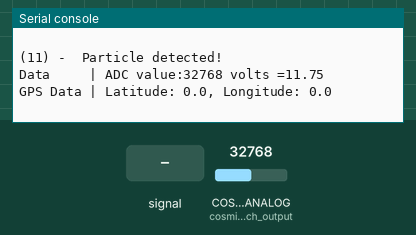
This program was run on a simulated Raspberry Pi Pico running CircuitPython. Parts: the last lines printed to the serial console. The inputs (shaded band) are chosen by the test bench; at power-on: COSMIC_ANALOG (cosmic_watch_output) = 32768 (analog values on the 0–65535 scale). Files the program writes start out absent; the GPS gets a fix after 3 s at 37.7749, -122.4194 with 8 satellites; files that are not in the repository are absent.

Above: at 1.2 s.
1.3 s: COSMIC_ANALOG (cosmic_watch_output) fed a 200 Hz sine of ±29490 counts around its level
At 3.24 s:
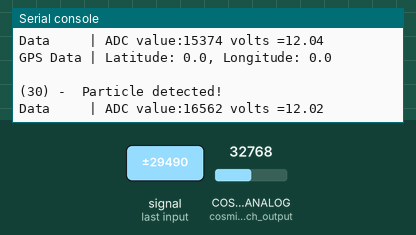
3.6 s: COSMIC_ANALOG (cosmic_watch_output) set to 45874
At 3.69 s:
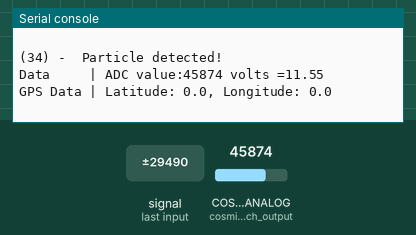
5.1 s: COSMIC_ANALOG (cosmic_watch_output) fed a 1000 Hz sine of ±16383 counts around its level
6.6 s: COSMIC_ANALOG (cosmic_watch_output) set to 57670
At 6.6 s:
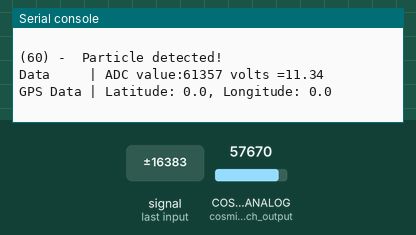
Timing chart, 0 to 9.1 s (numbered marks = the images above; inputs shaded):
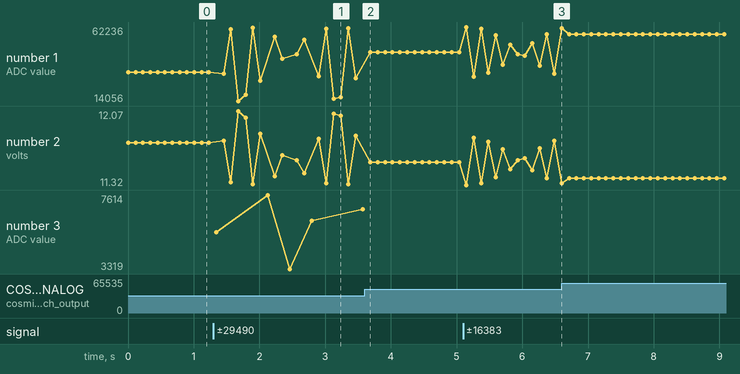

Measured:
- after the input at 1.3 s, the serial console: prints a new line at once (image 1)
- after the input at 3.6 s, the serial console: prints a new line after 0.09 s (image 2)
- plotted number 1: 32768 → 28815 after the input at 1.3 s, 28815 → 45874 after the input at 3.6 s, 45874 → 61357 after the input at 5.1 s
- plotted number 2: 11.75 → 11.82 after the input at 1.3 s, 11.82 → 11.55 after the input at 3.6 s

The program:

CygnetBoardFinal.py
```python
import time
import board
import busio
import analogio
import adafruit_gps
import digitalio
import storage
import adafruit_sdcard
import math

# UART 1 -> GPS
# UART 0 -> proves


# Global variables
write_to_file = True
sdcard_mounted = False
counter = 0
SIGNAL_THRESHOLD = 1000

cal = [-9.085681659276021e-27, 4.6790804314609205e-23, -1.0317125207013292e-19,
  1.2741066484319192e-16, -9.684460759517656e-14, 4.6937937442284284e-11, -1.4553498837275352e-08,
   2.8216624998078298e-06, -0.000323032620672037, 0.019538631135788468, -0.3774384056850066, 12.324891083404246]

# Hardware initialization
cosmic_watch_output = analogio.AnalogIn(board.COSMIC_ANALOG)

uart1 = busio.UART(board.TX1, board.RX1, baudrate=9600, timeout=0)
uart0 = busio.UART(board.TX0, board.RX0, baudrate=9600, timeout=10)


def get_sipm_voltage(adc_raw):
    v = 0.0
    voltage_in = (adc_raw / 65535) * 3.3  # scale to volts

    for i in cal:
        v = v * voltage_in + i
    return v


def Initialize_SDCard():
    global sdcard_mounted
    try:
        cs = digitalio.DigitalInOut(board.GP1)
        spi = busio.SPI(board.GP2, board.GP3, board.GP0)
        sdcard = adafruit_sdcard.SDCard(spi, cs)
        vfs = storage.VfsFat(sdcard)
        storage.mount(vfs, "/sd")
        sdcard_mounted = True
        print("SD card mounted successfully")
        return True
    except Exception as e:
        print(f"SD card initialization failed: {e}")
        sdcard_mounted = False
        return False

def Initialize_GPS():
    try:
        gps = adafruit_gps.GPS(uart1, debug=False)
        gps.send_command(b'PMTK314,0,1,0,1,0,0,0,0,0,0,0,0,0,0,0,0,0,0,0')
        gps.send_command(b'PMTK220,1000')
        print("GPS initialized successfully")
        return gps
    except Exception as e:
        print(f"GPS initialization failed: {e}")
        return None

def log_to_sd(raw, volts, latitude=0.0, longitude=0.0, altitude = 0.0, satellites = 0 ):
    global filename
    if not sdcard_mounted:
        print("SD card not available")
        return False

    timestamp = time.monotonic()
    filename = '/sd/particle_logs.csv'

    try:
        # Check if file exists, create header if not
        try:
            with open(filename, 'r') as f:
                pass
        except OSError:
            with open(filename, 'w') as f:
                f.write("time since boot (s) | ADC | volts | latitude | longitude | altitude | satellites\n")

        # Write data
        if write_to_file:
            with open(filename, 'a') as f:
                f.write(f"{timestamp} , {raw} , {volts:.2f} , {latitude} , {longitude}, {altitude} , {satellites}\n")
        return True

    except Exception as e:
        print(f"SD card logging failed: {e}")
        return False

def cleanup():
    print("Program has been interrupted")
    print("============================")
    print(f"Total Particle Counts: {counter}")

    clearSD = (input("Clear SD? (test function) - y/n:  "))

    if clearSD == 'y':
        with open(filename, 'w') as f:
            f.write("time since boot (s) | ADC | volts | latitude | longitude | altitude | satellites\n")
        print("SD file cleared")
    elif clearSD == 'n':
        print("SD file not cleared")


    if sdcard_mounted:
        try:
            storage.umount("/sd")
            print("SD card unmounted successfully")
        except Exception as e:
            print(f"Error unmounting SD card: {e}")

    try:
        uart0.deinit()
        uart1.deinit()
        print("UART connections closed")
    except:
        pass


# Main program
print("Cosmic Watch Initialization...")

# Initialize SD card
sd_available = Initialize_SDCard()
if not sd_available:
    print("WARNING: SD card not available - continuing without saving logs")

# Initialize GPS
gps = Initialize_GPS()
if not gps:
    print("WARNING: GPS not available - continuing without GPS data")


# uncomment to bypass GPS and auto fill with fake information

#gps_working = input("use simulated gps data? (y/n): ").strip().lower()
#use_simulated_gps = gps_working in ['y', 'yes']

#if use_simulated_gps:
#    simulated_latitude = 40.77
#    simulated_longitude = -111.9
#else:
#    print("continuing with normal GPS")


print("Starting particle detection...")

gps_fix_status = False
last_fix_status = False

try:
    while True:

        current_time = time.monotonic()
        latitude = 0.0
        longitude = 0.0
        altitude = 0.0
        satellites = 0.0
        gps_status = ""

# uncomment to bypass GPS and auto fill with fake information

 #       if use_simulated_gps:
 #           latitude = simulated_latitude
 #           longitude = simulated_longitude
 #           gps_status = "Simulated GPS"
 #       else:
        # Update GPS if available
        if gps:
            gps.update()
            gps_fix_status = gps.has_fix

            if gps_fix_status != last_fix_status:
                if gps_fix_status:
                    print("GPS fix acquired")
                    print(f"Satellites: {gps.satellites}")
                    print(f"Location: {gps.latitude}, {gps.longitude}")
                    print("=" * 40)
                else:
                    print("GPS fix lost")
                    print("=" * 40)
                last_fix_status = gps_fix_status
            if gps_fix_status:
                latitude = gps.latitude
                longitude = gps.longitude
                altitude = gps.altitude_m
                satellites = gps.satellites
                gps_status = f"GPS fixed: ({gps.satellites} sats)"
            else:
                latitude = 0.0
                longitude = 0.0
                gps_status = "Searching for GPS..."
        else: gps_status = "GPS not available"


        # Read cosmic watch sensor
        raw = cosmic_watch_output.value
        volts = get_sipm_voltage(raw)

        # Check for particle detection
        if raw > SIGNAL_THRESHOLD:
            counter += 1
            print(f"({counter}) -  Particle detected!")
            print("Data     | ADC value:{:5d} volts ={:5.2f}".format(raw,volts))
            print(f"GPS Data | Latitude: {latitude}, Longitude: {longitude}\n")

            # Send UART message if available
            if uart0:
                    try:
                        # Combine all data into one message
                        complete_message = f"({counter}) - particle detected!\nData | ADC:{raw:5d} V:{volts:5.2f}\nGPS| LAT: {latitude}, LONG: {longitude}, ALT: {altitude}, SAT: {satellites}\n --- \n"
                        uart0.write(complete_message.encode())
                    except Exception as e:
                        print(f"UART communication error: {e}")

            # Log to SD card
            log_to_sd(raw, volts, latitude, longitude, altitude, satellites)


except KeyboardInterrupt:
    cleanup()
except Exception as e:
    print(f"Unexpected error: {e}")
    cleanup()
```
